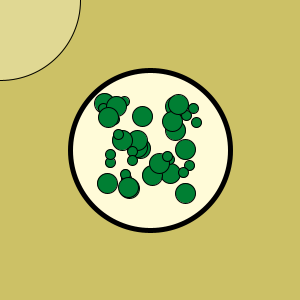
Frame 1 (no input)
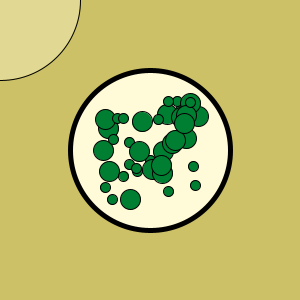
Frame 60 (the mouse pressed at the canvas centre just before this capture)
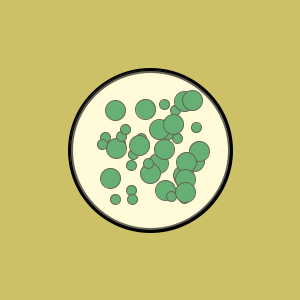
Frame 120 (the mouse held since frame 60 and released just before this capture)

The Processing sketch that drew these frames (run headless with seeded random() and noise(); from frame 60 on, the mouse is pressed at the canvas centre):

// Processing sketch: processing_39763
// ── processing_39763.pde

int num= 20;
float[] bacterias= new float[num];

void setup() {
  size(300, 300);
  smooth();
  colorMode(HSB, 100);
  frameRate(10);



  for (int a=0; a <bacterias.length; a++) { //seeds the bateria
    bacterias[a] = random(width);
  }
}

void draw() {
  background(15, 50, 80);
  fill(15, 15, 100);
  strokeWeight(5);
  ellipse(150, 150, 160, 160);
  for (int a=0; a <bacterias.length;a++) {
    bacteria(100, 100); //creates a boundary for movement
  }
  
  fill(15, 15, 100, 40);
  ellipse(mouseX, mouseY, 160, 160);
}


void bacteria(float x, float y) { //creates the bacteria
  pushMatrix();
  translate(x, y);
  strokeWeight(1);
  fill(40, 100, 50);
  ellipse(random(x), random(y), 20, 20);
  ellipse(random(x), random(y), 10, 10);
  popMatrix();
}
